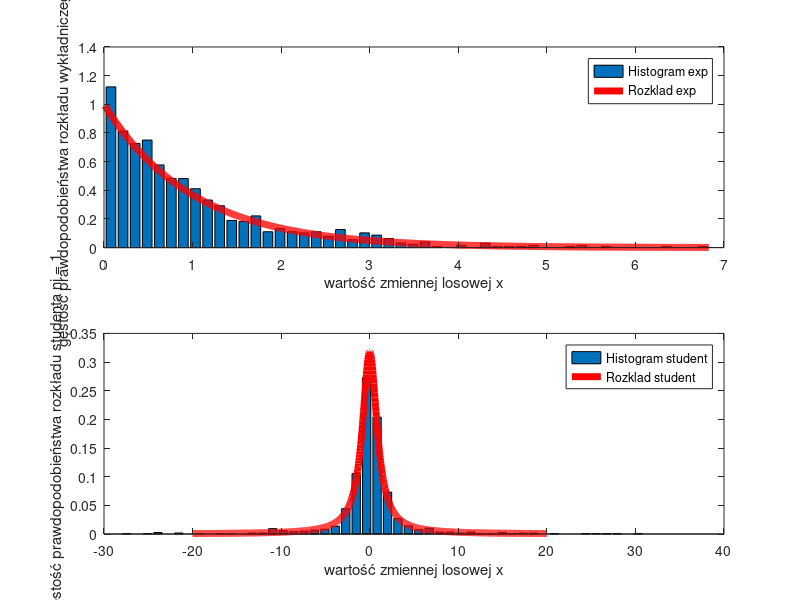

Source code (MATLAB):
a = 1
ni = 1
f = @(x) exp(-x/a)/a
F = @(x) 1-exp(-x/a)

%exp(-x/a) = 1 - F
%-x/a = ln(1-F)

InvF = @(x) -a*log(1-x)
Runiform = 0.01 + 0.99*rand(1,1000)
Rexp = InvF(Runiform)



sp1 = subplot(211)
[m, bin] = hist(Rexp, 50)
m = m/trapz(bin,m)
bar(sp1, bin, m)

x = linspace(min(Rexp), max(Rexp), 1000);
fExp = f(x);
hold on;
plot(sp1,x, fExp, '-r', 'Linewidth', 5);
legend('Histogram exp', 'Rozklad exp');
xlabel('wartość zmiennej losowej x')
ylabel('gęstość prawdopodobieństwa rozkładu wykładniczego a = 1')



sp2 = subplot(212);

g = @(x) gamma((ni + 1)/2) / (sqrt(ni*pi) * gamma(ni/2)) * (1+1/ni*x.^2).^(-(ni+1)/2);

G = @(x) quadgk(g, -Inf, x);
Runiform2 = 0.01+0.98*rand(1,1000)
Rstudent = arrayfun( @(y) fzero(@(x) (G(x)-y), 0), Runiform2)

[m, bin] = hist(Rstudent, 50);
m = m/trapz(bin,m);
bar(sp2, bin, m);
hold on
x2 = linspace(-20, 20, 1000);
plot(sp2, x2, g(x2), '-r', 'Linewidth', 5);
xlabel('wartość zmiennej losowej x')
ylabel('gęstość prawdopodobieństwa rozkładu studenta ni = 1')
legend('Histogram student', 'Rozklad student');